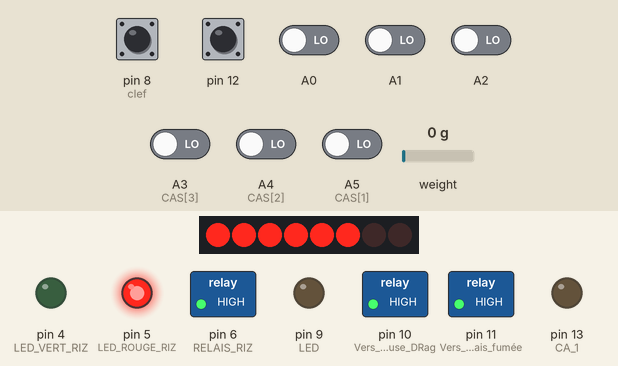
Simulated run of this sketch. Board: Arduino Uno, built with avr-gcc and run on an emulated ATmega328P. On the bench: 8 shift-register outputs drawn as a row of LEDs (first output left, lit = HIGH), switched loads named in the sketch (green lamp = pin HIGH), output pins drawn as LEDs (lit = HIGH). Dashed ring = blinking. The inputs (shaded band) are chosen by the test bench; at power-on: pin 8 (clef), pin 12 HIGH, A0–2, A3 (CAS[3]), A4 (CAS[2]), A5 (CAS[1]) LOW, weight on the scale 0 g. Pins used as bus, display or sensor lines are not drawn; what the sketch prints to the serial monitor is not drawn.

Above: at 4.0 s.
4.1 s: pin 12 pulled LOW for 3.2 s
At 6.7 s:
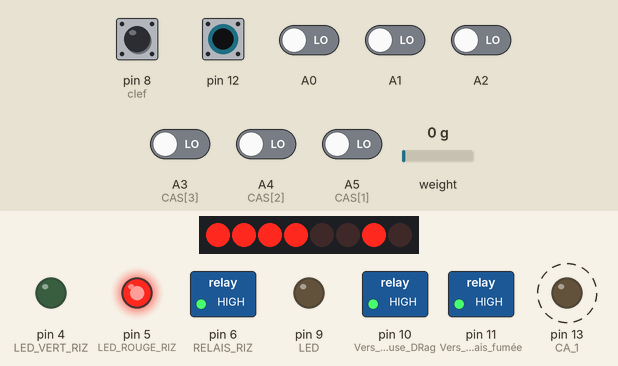
8.8 s: pin 8 (clef) pulled LOW for 3.2 s
At 13.3 s:
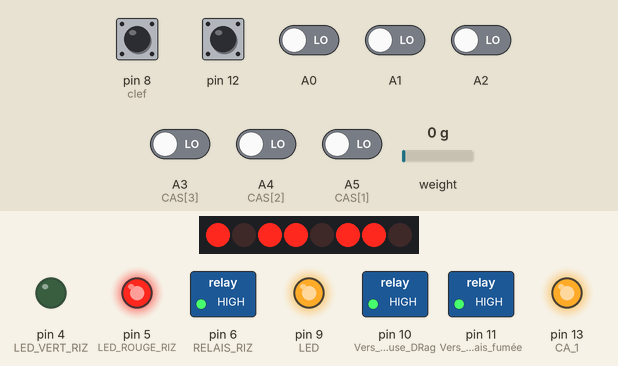
15.3 s: pin 12 pulled LOW for 3.2 s
At 18.4 s:
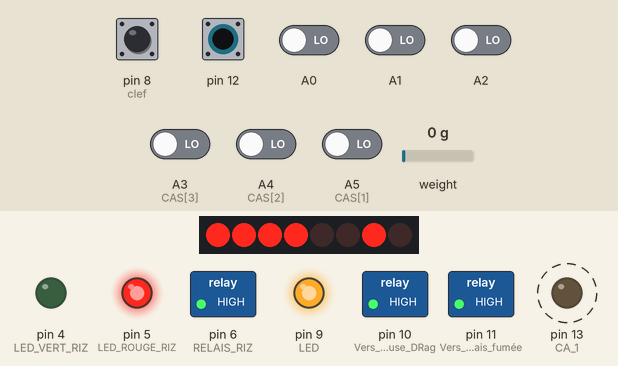
Timing chart, 0 to 26.1 s (numbered marks = the images above; inputs shaded):
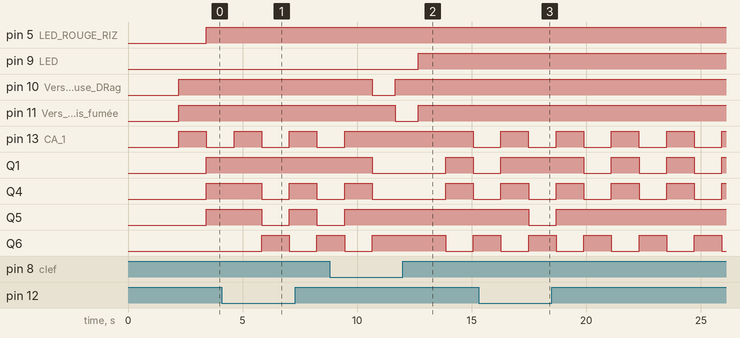

The sketch:

virginie_riz.ino
```cpp
// ARDUINO
// PESEE DU RIZ ET DRAGON
//
//  PIN 2 = SCK (HX711 CLK)
//  PIN 3 = DT
//  5V -> VCC
//  GND -> GND
//
//  PIN 4 = LED VERT (Riz)
//  PIN 5 = LED Rouge (Riz)
//  PIN 6 = RELAIS riz (Tableau métro)


// PIN A0 , A1 , A2 ,A3 ,A4 , A5 ,13 => 4 DIGIT   7,8.9.10.11.12.13

// PIN 8 Lecture interupteur clef
// PIN 9 LED CONTROLE
// PIN 10 RELAIS ventouse dragon
// PIN 11 RELAIS Fumée
// PIN 12 Selecteur afficheur LED     suppressible


//
//
//


// INITIALISATION BALANCE ET RIZ

#include "HX711.h"  //You must have this library in your arduino library folder

#define DOUT  3
#define CLK  2

HX711 scale(DOUT, CLK);

//Change this calibration factor as per your load cell once it is found you many need to vary it in thousands
float calibration_factor = 20180; //-106600 worked for my 40Kg max scale setup

int firstriz = 0;


int state = HIGH; // Etat actuel de la broche de sortie (la LED)
int reading;      // Contient la valeur lue sur la broche d'entrée
int previous = LOW;
long time = 0;      // La dernière fois que la broche de sortie à changé d'état
long debounce = 500;


// INITIALISATON DRAGON


//4 Digit début:
int CA_1 = 13;
int CA_2 = digitalRead(A5);
int CA_3 = digitalRead(A4);
int CA_4 = digitalRead(A3);
int clk = digitalRead(A2);
int latch = digitalRead(A1);
int data = digitalRead(A0);
int count = 0;
int digits[4] ;
int CAS[4] = {13, A5, A4, A3};
byte numbers[10] {B11111100, B01100000, B11011010, B11110010, B01100110, B10110110, B10111110, B11100000, B11111110, B11110110};
//4 Digit Fin


const int clef = 8;
const int LED = 9;

int etatclef;
int first;


int etatselecteur = HIGH;
int previousetatselecteur = LOW;


void setup() {

  // SET UP DE LA BALANCE
  Serial.begin(9600);
  Serial.println("HX711 Calibration");
  Serial.println("Remove all weight from scale");
  Serial.println("After readings begin, place known weight on scale");
  Serial.println("Press a,s,d,f to increase calibration factor by 10,100,1000,10000 respectively");
  Serial.println("Press z,x,c,v to decrease calibration factor by 10,100,1000,10000 respectively");
  Serial.println("Press t for tare");
  scale.set_scale();
  scale.tare(); //Reset the scale to 0

  long zero_factor = scale.read_average(); //Get a baseline reading
  Serial.print("Zero factor: "); //This can be used to remove the need to tare the scale. Useful in permanent scale projects.
  Serial.println(zero_factor);


  pinMode( 4, OUTPUT ); // LED VERT RIZ
  pinMode (5, OUTPUT) ; // LED ROUGE RIZ
  pinMode (6, OUTPUT) ; // RELAIS RIZ

  digitalWrite(6 , HIGH);// RELAIS RIZ


// INITIALISATION DRAGON


pinMode(CA_1, OUTPUT);
  pinMode(CA_2, OUTPUT);
  pinMode(CA_3, OUTPUT);
  pinMode(CA_4, OUTPUT);
  pinMode(clk, OUTPUT);
  pinMode(latch, OUTPUT);
  pinMode(data, OUTPUT);
  digitalWrite(CA_1, HIGH);
  digitalWrite(CA_2, HIGH);
  digitalWrite(CA_3, HIGH);
  digitalWrite(CA_4, HIGH);
// 4 digit Fin


 pinMode(clef , INPUT_PULLUP); //inter Clef
 //etatclef = HIGH;
 first=0;
 pinMode(LED, OUTPUT); //LED controle dragon
 digitalWrite(LED , LOW);  // a voir si regle PB led controle
 pinMode(10, OUTPUT); // Vers relais Ventouse DRagon
 digitalWrite(10, HIGH);
 pinMode(11, OUTPUT); //Vers relais fumée
 digitalWrite(11, HIGH);

 pinMode(12, INPUT_PULLUP);


}

void loop() {

  // @@@@@@@@@@ PESEE RIZ @@@@@@@@@@@@

  scale.set_scale(calibration_factor); //Adjust to this calibration factor

  float azerty;

  if (firstriz == 0) {
    float azerty = (scale.get_units() / 2.0);
    delay(1000);
    float azerty2 = (scale.get_units() / 2.0);


    if ( (azerty2 >= (azerty - 0.03)) && (azerty2 <= (azerty + 0.03)) ) {


      if ((azerty >= 0.48) && (azerty <= 0.52 )) {


        digitalWrite(4, 200 );  // LED VERT
        digitalWrite(5, 0); // LED ROUGE
        digitalWrite(6, LOW); // relais tableau métro
        delay(200);
        digitalWrite(6, HIGH); // relais tableau métro
        delay(500);
        digitalWrite(6, LOW); // relais tableau métro
        delay(200);
        digitalWrite(6, HIGH); // relais tableau métro
        delay(500);
        digitalWrite(6, LOW); // relais tableau métro
        delay(200);
        digitalWrite(6, HIGH); // relais tableau métro
        firstriz = 1;
      }

      else
      {
        digitalWrite(4, 0 );  // LED VERT
        digitalWrite(5, 200); // LED ROUGE
        digitalWrite(6, HIGH); // relais tableau métro

      }

    }


//     Serial.print("Reading: ");
// Serial.print(scale.get_units(), 2);
//  Serial.print (azerty);
//   Serial.print(" kg"); //Change this to kg and re-adjust the calibration factor if you follow SI units like a sane person
//  Serial.print(" calibration_factor: ");
// Serial.print(calibration_factor);
  }


//@@@@@@@@@@@@@@@@@@@@@@@@@DRAGON


etatselecteur = digitalRead(12);   // INTERUPTEUR selction difficulté

       // Si le contact à changé, est-ce causé par un changement de
       // position OU un parasite (bille qui trésaute)...
       if ( etatselecteur != previousetatselecteur) {
         // Remettre la minuterie/timer de déparasitage à 0
        time = millis();
       }
       // attendre que l'on ai dépassé le temps de déparasitage
      if ((millis() - time) > (debounce)) {


            if ( etatselecteur == HIGH) {

digits[0] = 5;  //1er
digits[1] = 0;  //2eme
digits[2] = 8;  //3eme
digits[3] = 8;  //dernier
       }


            if ( etatselecteur == LOW) {

digits[0] = 3;  //1er
digits[1] = 0;  //2eme
digits[2] = 8;  //3eme
digits[3] = 8;  //dernier
       }

}

previousetatselecteur=etatselecteur;


// 4 Digit Appel de fonction et réglage délais
    //  break_number();
      display_number();
      delay(5);


// Clef dragon


etatclef = digitalRead( clef );   // INTERUPTEUR CLEF
  reading = etatclef;
       // Si le contact à changé, est-ce causé par un changement de
       // position OU un parasite (bille qui trésaute)...
       if (reading != previous) {
         // Remettre la minuterie/timer de déparasitage à 0
         time = millis();
       }
       // attendre que l'on ai dépassé le temps de déparasitage
       if ((millis() - time) > ((debounce)/2)) {


Serial.print(digitalRead(8));

if (first==0){


if (etatclef==LOW){


  cathode_high();  //eteind led 7 digit
  digitalWrite(10 , LOW); // Ventouse dragon
  delay(1000);
  digitalWrite(10, HIGH);
 // delay(4000); // attend 5 sec

  digitalWrite(11, LOW); //fumée on
  delay(1000);
  digitalWrite(11,HIGH);//fumée off
  //delay(5000);
  first++;
  state = LOW;
  }
//  else
//  {
//  digitalWrite(LED, LOW);  // LED CONTROLE
//  digitalWrite(7, HIGH);
//  }

}
}

 digitalWrite(LED, not(state) ); // LED CONTROLE + LED Dragon
 previous= reading;
}


void break_number() { //4 digit: seperate the input number into 4 single digits

int etatselecteur ;
etatselecteur = digitalRead(12);   // INTERUPTEUR CLEF

       // Si le contact à changé, est-ce causé par un changement de
       // position OU un parasite (bille qui trésaute)...
       if ( etatselecteur != LOW) {
         // Remettre la minuterie/timer de déparasitage à 0
         time = millis();
       }
       // attendre que l'on ai dépassé le temps de déparasitage
       if ((millis() - time) > (debounce)) {

digits[0] = 3;  //3eme
digits[1] = 1;  //1er
digits[2] = 2;  //2eme
digits[3] = 8;  //dernier
       }

              if ( etatselecteur != HIGH) {
         // Remettre la minuterie/timer de déparasitage à 0
         time = millis();
       }
       // attendre que l'on ai dépassé le temps de déparasitage
       if ((millis() - time) > (debounce)) {

digits[0] = 3;  //3eme
digits[1] = 1;  //1er
digits[2] = 2;  //2eme
digits[3] = 4;  //dernier
       }
}


void display_number() { //4 DIGIT

  cathode_high(); //black screen
  digitalWrite(latch, LOW); //put the shift register to read
  shiftOut(data, clk, LSBFIRST, numbers[digits[count]]); //send the data
  digitalWrite(CAS[count], LOW); //turn on the relevent digit
  digitalWrite(latch, HIGH); //put the shift register to write mode
  //delay(5);
  count++; //count up the digit
  if (count == 2) { // keep the count between 0-3   @@@@@@@@@@@@@@@@@@@@@@@@@@@@@@@@@@@  NOMBRE DE CHIFFRE AFFIC
    count = 0;
  }
}

void cathode_high() { //turn off all 4 digits
  digitalWrite(CA_1, HIGH);
  digitalWrite(CA_2, HIGH);
  digitalWrite(CA_3, HIGH);
  digitalWrite(CA_4, HIGH);


}
```

Measured:
- after the input at 8.8 s, pin 9 (LED): LOW → HIGH after 3.9 s; pin 10 (Vers_relais_Ventouse_DRag): HIGH → LOW after 1.9 s, → HIGH 1.0 s later; pin 11 (Vers_relais_fumée): HIGH → LOW after 2.9 s, → HIGH 1.0 s later
- by itself, pin 13 (CA_1): alternates HIGH for 1.2 s and LOW for 1.2 s
